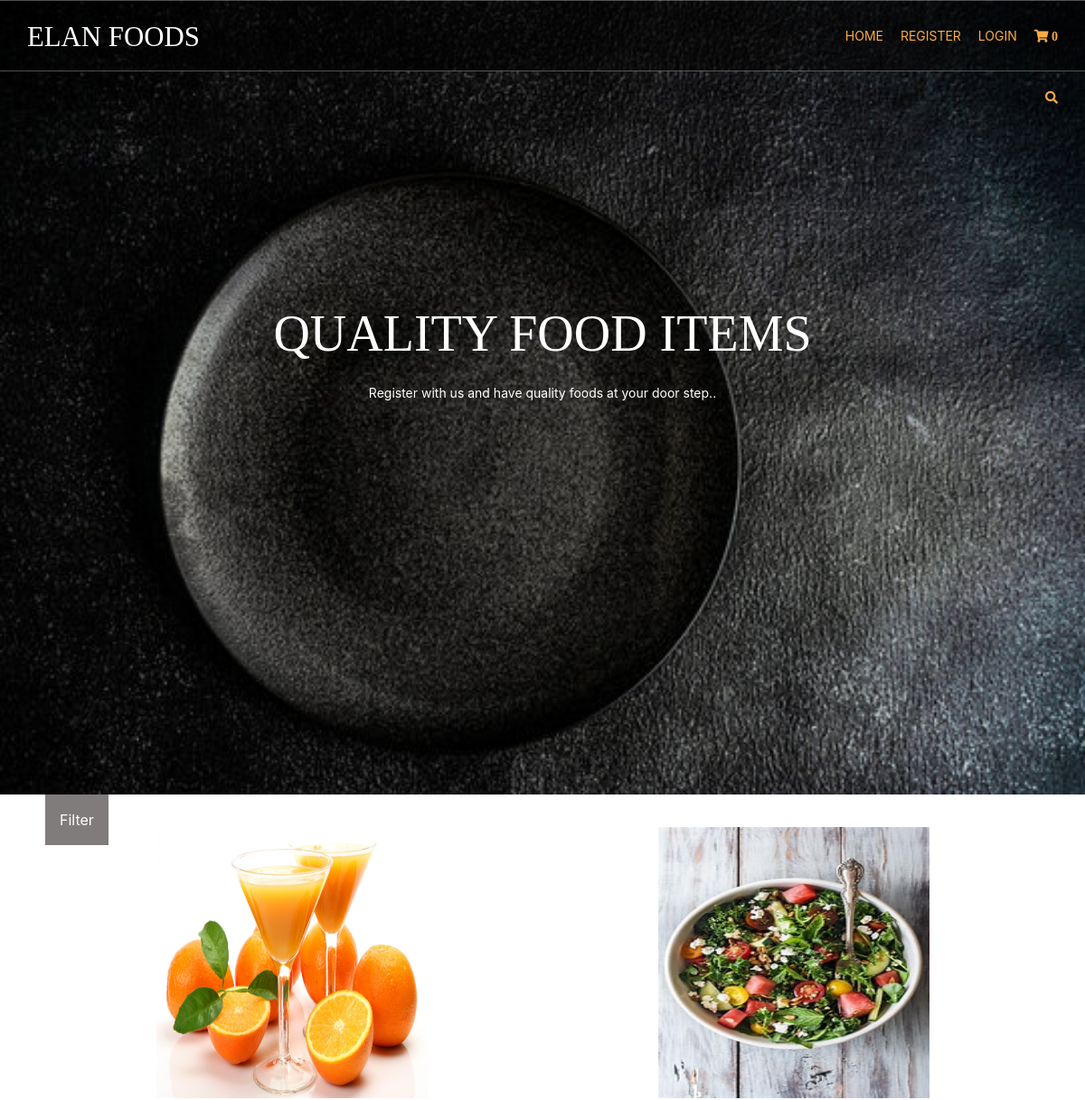
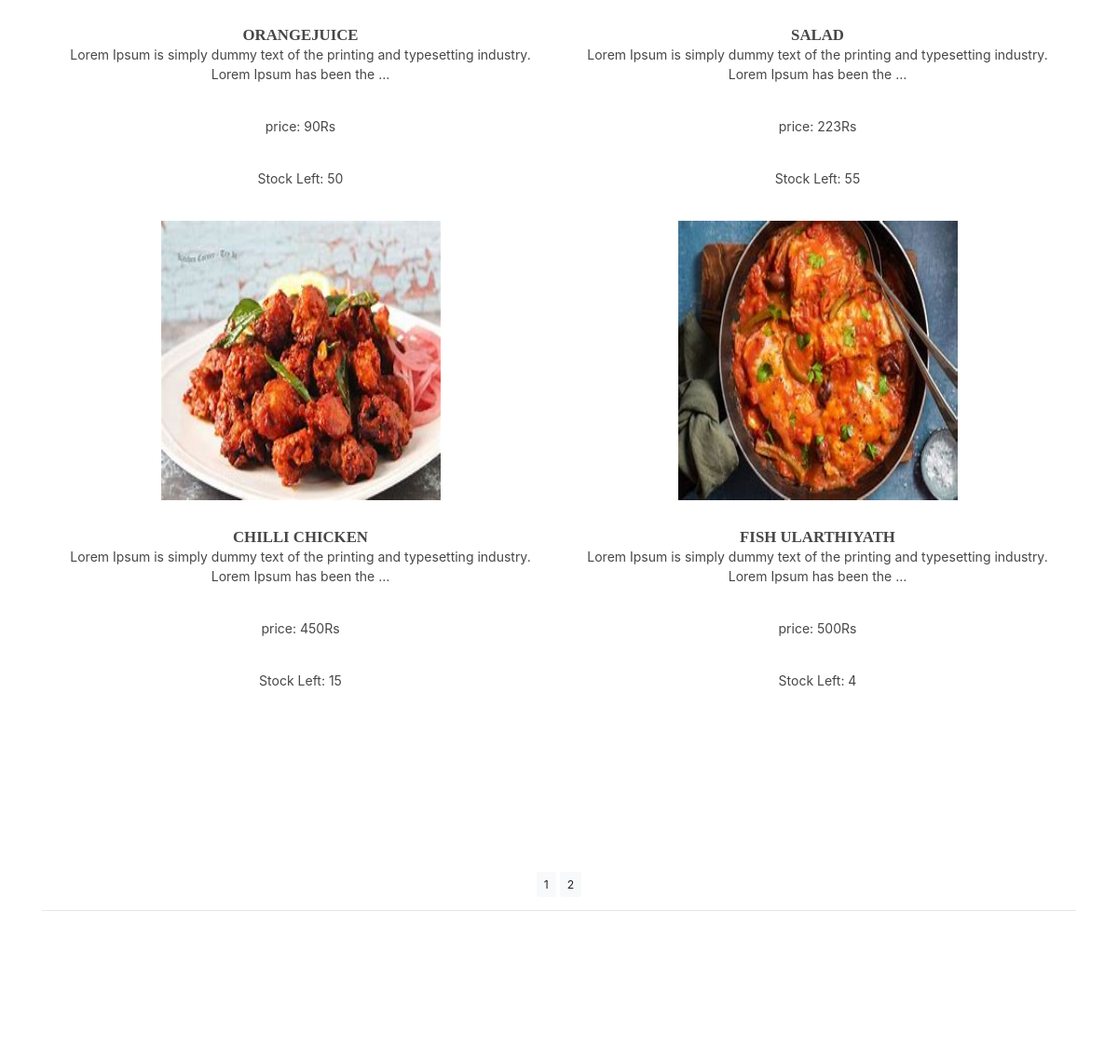
The page / on the database its author committed (2 pictures, top to bottom).
### shop/models.py (models this page shows, shortened)
class products(models.Model):
    name=models.CharField(max_length=150,unique=True)
    slug=models.SlugField(max_length=150,unique=True)
    img=models.ImageField(upload_to='products')
    desc=models.TextField()
    stock=models.IntegerField()
    available=models.BooleanField()
    price=models.IntegerField()
    category=models.ForeignKey(categ,on_delete=models.CASCADE)
    def get_url(self):
        return reverse('details',args=[self.category.slug,self.slug])

### shop/views.py (the view)
# urls.py: 2. Add a URL to urlpatterns:  path('', views.home, name='home')
def home(request, c_slug=None):
    c_page = None  # Initialize c_page
    prod = None  # Initialize prod
    if c_slug is not None:  # Check if c_slug is provided
        c_page = get_object_or_404(categ, slug=c_slug)  # Get category by slug
        print(c_page)
        prod = products.objects.filter(category=c_page, available=True).order_by('name')  # Filter products
        print(prod)
    else:
        prod = products.objects.filter(available=True).order_by('name')  # Filter all available products
    paginator = Paginator(prod, 4)  # Show 3 products per page
    page = request.GET.get('page', 1)  # Get page number from the URL
    try:
        products_paginated = paginator.page(page)
    except EmptyPage:
        products_paginated = paginator.page(paginator.num_pages)
    except InvalidPage:
        products_paginated = paginator.page(1)
    cat = categ.objects.all()  # Get all categories
    return render(request, 'index.html', {'products': products_paginated, 'ct': cat})

### cart/context_processor.py (called while the page is built)
def count(request):
    item_count = 0
    if 'admin' in request.path:
        return {}
    else:
        try:
            ct = cartlist.objects.get(cart_id=c_id(request))  # Use get() for a single cart
            cti = items.objects.filter(cart=ct)  # Correctly filter items by cart
            for c in cti:
                item_count += c.quantity
        except cartlist.DoesNotExist:
            item_count = 0  # If the cart doesn't exist, item_count remains 0
    return {'itc': item_count}  # Correctly return a dictionary

### cart/views.py (called while the page is built)
def c_id(request):
    ct_id = request.session.session_key  # Get the current session key from the request
    if not ct_id:  # Check if the session key does not exist
        ct_id = request.session.create()  # Create a new session if it doesn't exist
    return ct_id  # Return the session key

### shop/models.py (called while the page is built)
    def get_url(self):
        return reverse('prod_cat',args=[self.slug])

### templates/index.html (shortened to what this page needs)
{% extends 'base.html' %}
{% load static %}
{% block content %}
<html lang="">
<head>
<link href="{% static 'hmpg/layout/styles/layout.css' %}" rel="stylesheet" type="text/css" media="all">
<link href="https://stackpath.bootstrapcdn.com/bootstrap/4.5.2/css/bootstrap.min.css" rel="stylesheet">
</head>
<body id="top">
<div class="abcd" style="background-image:url('{% static 'hmpg/images/demo/backgrounds/bg2.jpg' %}');">
  <div class="wrapper row0">
    <div id="topbar" class="hoc clear">
  <div class="fl_right">
    <ul class="nospace">
      <li id="searchform">
      </li>
    </ul>
  </div>
</div>
  </div>
  <div id="pageintro" class="hoc clear">
    <article>
      <h3 class="heading">Quality Food Items</h3>
      <p>Register with us and have quality foods at your door step..</p>
    </article>
  </div>
</div>
<div class="dropdown">
  <button class="dropbtn">Filter</button>
</div>
<div class="wrapper row3">
  <main class="hoc container clear">
    <section id="introblocks">
      <div class="container">
          <ul class="row nospace group btmspace-80 list-unstyled">
              {% for i in products %}
              <li class="col-sm-6 mb-4">
                  <figure>
                      <a class="imgover" href="{{i.get_url}}">
                          <img src="{{i.img.url}}" alt="" class="img-fluid" style="height:300px;width:300px">
                      </a>
                      <figcaption>
                          <h6 class="heading">{{i.name}}</h6>
                          <p>{{i.desc|truncatewords:17}}</p>
                          <br>
                          <p>price: {{i.price}}Rs</p>
                          <br>
                          <p>Stock Left: {{i.stock}}</p>
                      </figcaption>
                  </figure>
              </li>
              {% endfor %}
          </ul>
      </div>
  </section>
  <div class="mx-auto">
    <div class="text-center">
      {% for pg in products.paginator.page_range %}
      <a href="?page={{pg}}" class="btn btn-light btn-sm {% if products.number == pg %} activate {% endif %}">{{pg}}</a>
    {% endfor %}
    </div>
  </div>
    <hr class="btmspace-80">
  </main>
</div>
</body>
</html>
{% endblock %}

### templates/base.html (shortened to what this page needs)
{% load static %}
<html lang="">
<head>
<link href="{% static 'hmpg/layout/styles/layout.css' %}" rel="stylesheet" type="text/css" media="all">
</head>
<body id="top">
<div class="bgded overlay" style="background-image:url('{% static 'hmpg/images/demo/backgrounds/bg2.jpg' %}');">
  <div class="wrapper row1">
    <header id="header" class="hoc clear">
      <div id="logo" class="fl_left">
        <h1><a href="/">ELAN FOODS</a></h1>
      </div>
      <nav id="mainav" class="fl_right">
        <ul class="clear">
          <li class="active"><a href="/">Home</a></li>
          {% if user.is_authenticated %}
              <li class="active">Hai {{ user.username }}</li>
              <li class="active"><a href="{% url 'logout' %}">Logout</a></li>
          {% else %}
              <li class="active"><a href="{% url 'register' %}">Register</a></li>
              <li class="active"><a href="{% url 'login' %}">Login</a></li>
          {% endif %}
          <li class="active">
              <a href="{% url 'cartdetails' %}">
                  <i class="fa fa-shopping-cart" style="font-size:14px">&nbsp;{{ itc }}</i>
              </a>
          </li>
      </ul>
      </nav>
    </header>
  </div>
</div>
{% block content %}
{% endblock %}
</body>
</html>

### static/hmpg/layout/styles/layout.css (style rules this page uses)
.row1 { border:solid; border-width:1px 0; }
#topbar { padding:20px 0; font-size:.8rem; text-transform:uppercase; }
#topbar ul li { display:inline-block; margin-right:15px; }
#topbar ul li:last-child { margin-right:0; padding-right:0; border-right:none; }
#topbar #searchform { position:relative; line-height:1; z-index:9999; }
#topbar #searchform::after { display:block; height:18px; line-height:18px; padding:0; font-family:"Font Awesome\ 5 Free"; font-weight:900; font-size:1rem; content:"\f002"; }
#topbar #searchform ::placeholder { text-transform:capitalize; }
#header #logo { margin:22px 0 0 0; }
#header #logo h1 { margin:0; padding:0; font-size:2.2rem; text-transform:uppercase; }
#pageintro { padding:200px 0 300px; }
#pageintro article, #pageintro article p { display:block; max-width:75%; margin:0 auto; text-align:center; }
#pageintro article p { max-width:65%; line-height:2rem; }
#pageintro .heading { margin-bottom:20px; font-size:4rem; }
.container { padding:80px 0; }
#introblocks { display:block; position:relative; margin:-180px 0 0 0; z-index:1; text-align:center; }
#introblocks figure figcaption { display:block; padding:30px 0 0 0; text-align:center; }
#introblocks figure figcaption .heading { font-size:1.2rem; font-weight:700; margin-bottom:0; }
*, *::before, *::after { transition:all .3s ease-in-out; }
nav ul, nav ol { margin:0; padding:0; list-style:none; }
#mainav, #breadcrumb, .sidebar nav { line-height:normal; }
#mainav ul { text-transform:uppercase; }
#mainav li { display:inline-block; position:relative; margin:0 15px 0 0; padding:0; }
#mainav li:last-child { margin-right:0; }
#mainav li a { display:block; padding:30px 0; }
body { color:#A5A6AA; background-color:#1C1D21; }
a { color:#FBAB45; }
hr, .borderedbox { border-color:#D7D7D7; }
.overlay { color:#FFFFFF; background-color:inherit; }
.overlay::after { color:inherit; background-color:rgba(0,0,0,.55); }
.btn, .btn.inverse:hover { color:#FFFFFF; background-color:#FBAB45; border-color:#FBAB45; }
.imgover, .imgover:hover::after { color:#FFFFFF; }
.row1 { border-color:rgba(255,255,255,.3); }
.row3 { color:#474747; background-color:#FFFFFF; }
#topbar #searchform { color:#FBAB45; }
#header #logo h1 a { color:inherit; }
#pageintro { color:#FFFFFF; }
#mainav li a { color:inherit; }
#mainav .active a, #mainav a:hover, #mainav li:hover > a { color:#FBAB45; background-color:inherit; }
@media screen and (min-width:1140px) { .hoc { max-width:1140px; } }

### templates/index.html (style rules this page uses)
.abcd { height: 100%; background-position: center; background-repeat: no-repeat; background-size: cover; }
.dropbtn { background-color: #807c7b; color: white; padding: 16px; font-size: 16px; border: none; cursor: pointer; }
.dropdown { position: relative; display: inline-block; padding-left:50px; }

### rows shown on the page
products: img (picture), name "ORANGEJUICE", desc "Lorem Ipsum is simply dummy text of the printing and typesetting industry. Lorem Ipsum has been the …", price "90", stock "50"
products: img (picture), name "SALAD", desc "Lorem Ipsum is simply dummy text of the printing and typesetting industry. Lorem Ipsum has been the …", price "223", stock "55"
products: img (picture), name "CHILLI CHICKEN", desc "Lorem Ipsum is simply dummy text of the printing and typesetting industry. Lorem Ipsum has been the …", price "450", stock "15"
products: img (picture), name "FISH ULARTHIYATH", desc "Lorem Ipsum is simply dummy text of the printing and typesetting industry. Lorem Ipsum has been the …", price "500", stock "4"

### other values the page prints
{{ itc }} "0"
{{ pg }} "1" "2"
